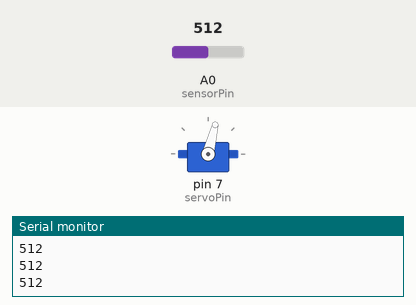
Recording of a sketch running on a simulated Arduino Uno, built with avr-gcc and run on an emulated ATmega328P. Shown: servo, the last lines printed to the serial monitor. Inputs (shaded band) come from the test bench; at power-on: A0 (sensorPin) = 512.

Above: at 1.2 s.
1.3 s: A0 (sensorPin) set to 716
At 2.1 s:
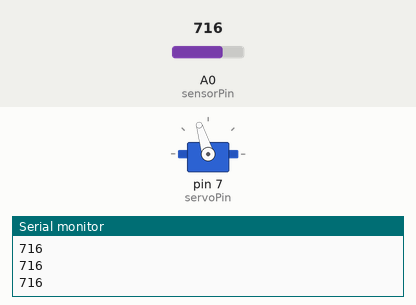
2.8 s: A0 (sensorPin) set to 900
At 3.3 s:
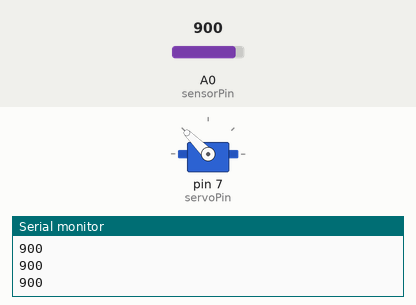
4.3 s: A0 (sensorPin) set to 1023
At 5.5 s:
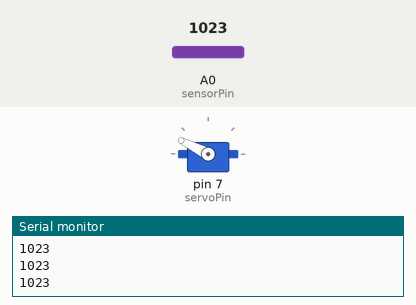
5.8 s: A0 (sensorPin) set to 306
At 6.9 s:
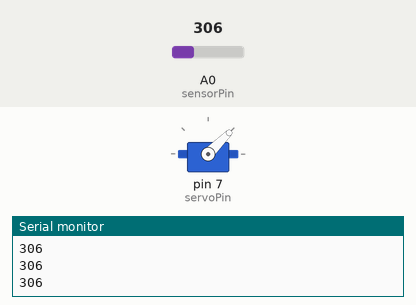
7.3 s: A0 (sensorPin) set to 122
At 7.9 s:
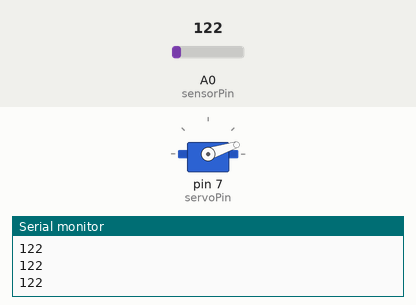
8.8 s: A0 (sensorPin) set to 511
At 10.2 s:
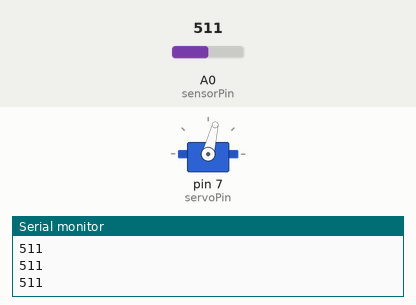
Timing chart, 0 to 11.3 s (numbered marks = the images above; inputs shaded):
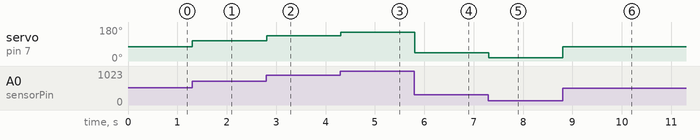

Measured:
- after the input at 1.3 s, servo on pin 7 (servoPin): 76° → 107° at once
- after the input at 2.8 s, servo on pin 7 (servoPin): 107° → 135° at once
- after the input at 4.3 s, servo on pin 7 (servoPin): 135° → 153° at once
- after the input at 5.8 s, servo on pin 7 (servoPin): 153° → 45° at once
- after the input at 7.3 s, servo on pin 7 (servoPin): 45° → 18° at once
- after the input at 8.8 s, servo on pin 7 (servoPin): 18° → 76° at once

The sketch:

proportional.ino
```cpp
/*Proportional Control
The closer the object is to the paddle's sensor, the more it moves. Calibration is still necessary*/

//---------------------------------------------------------------Libraries and Packages---------------------------------------------------------------
#include <Servo.h>

//---------------------------------------------------------------Initializations---------------------------------------------------------------
Servo myservo;  // create servo object to control a servo
                // twelve servo objects can be created on most boards

int pos = 0;            // variable to store the servo position
int sensorPin = A0;     // sensor 1
int servoPin = 7;       // servo 1
int sensorValue = 0;    // variable to store the value coming from the sensor

//---------------------------------------------------------------Functions---------------------------------------------------------------
void setup()
{
  myservo.attach(servoPin);  // attaches the servo on pin 9 to the servo object
  Serial.begin(9600);
}

void loop()
{
  sensorValue = analogRead(sensorPin);
  Serial.println(sensorValue);
  if(sensorValue > 80){ //80 is ballpark value for when an object is reliably detected
    int servoValue = map(sensorValue, 0, 600, 0, 90); //maps sensor's values proportionally to degrees between 0 and 90
    myservo.write(servoValue);
  }
  else{
    if (myservo.read() != 0) { //if no value is read, move to 0 (This fidgets around constantly, needs some editing)
      myservo.write(0);
    }
  }
  delay(1);
}
```
